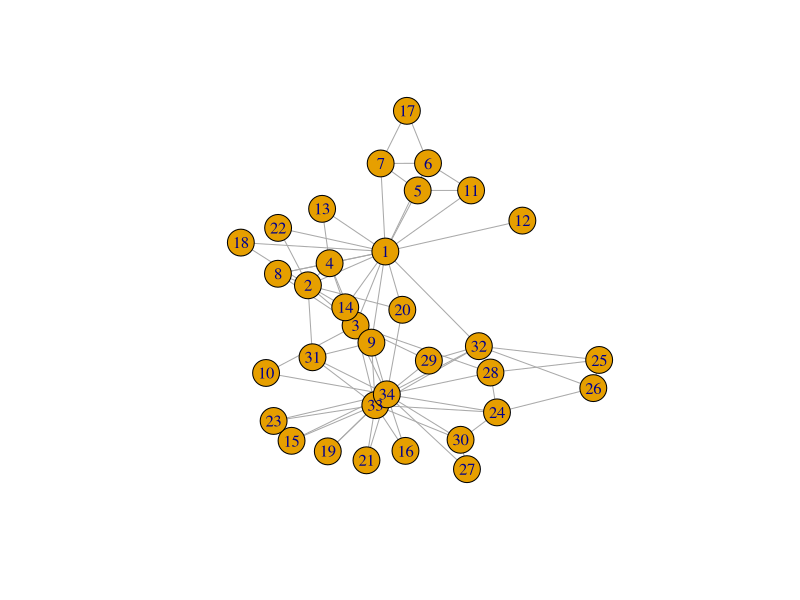
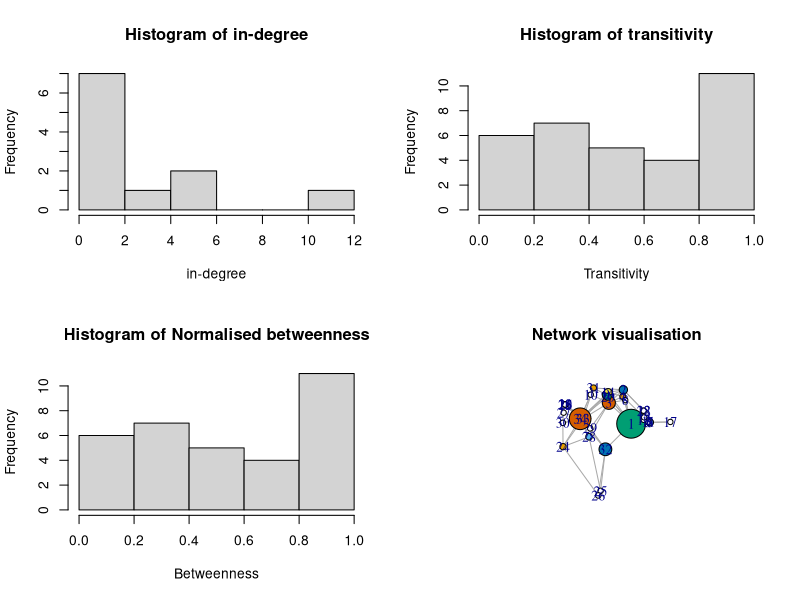
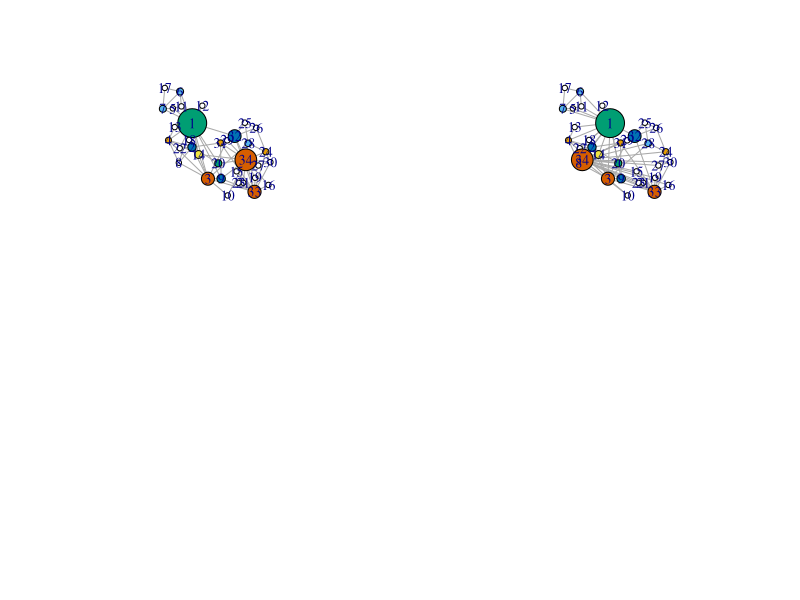

Recreate these plots in R, in order.
## ---- chunk 1
knitr::opts_chunk$set(echo = TRUE)
## ---- chunk 2
library(igraph)
g <- make_graph("Zachary")
plot(g)
## ---- chunk 3
gmat <- as_adjacency_matrix(g, type = "both", sparse = FALSE)

# directed?
isSymmetric.matrix(gmat)

# Size
# number of nodes
vcount(g)
# number of edges
ecount(g)

par(mfrow = c(2, 2))

# plot 1: degree distribution
hist(table(igraph::degree(g)), xlab='in-degree', main= 'Histogram of in-degree')


# plot 2: alle mogelijke trihoekjes
trans = igraph::transitivity(g, type = c("localundirected"), isolates = c("NaN", "zero"))
hist(trans, xlab='Transitivity', main= 'Histogram of transitivity')

# plot 3: betweenness
between = igraph::betweenness(g, directed = FALSE, normalized = T)
hist(trans, xlab='Betweenness', main= 'Histogram of Normalised betweenness')

# plot 4: network
V(g)$size <- igraph::betweenness(g, directed = FALSE, normalized = T) * 100 + 10
V(g)$color <- igraph::betweenness(g, directed = FALSE, normalized = T) * 100
layout = layout_with_mds(g, dim=2)

plot(g, layout=layout)
title("Network visualisation")
## ---- chunk 4
igraph::dyad_census(g)

igraph::triad_census(g)

# I will use sna because it shows the names of the triads as well.
sna::triad.census(gmat)
unloadNamespace("sna")  

igraph::transitivity(g, type = "global")
sna::gtrans(gmat)

triad_g <- data.frame(sna::triad.census(gmat))


transitivity_g <- (3 * triad_g$X300)/(triad_g$X201 + 3 * triad_g$X300)
transitivity_g



## ---- chunk 5
set.seed(2345)
l <- layout_with_dh(g)  #https://igraph.org/r/doc/layout_with_mds.html
plot(g, layout = l)

l  #let us take a look at the coordinates
l[1, 1] <- 4
l[34, 1] <- -3.5
plot(g, layout = l)
